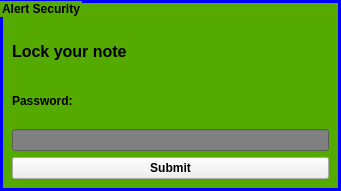
<?xml version="1.0" encoding="UTF-8"?>
<ui version="4.0">
 <class>setpassword</class>
 <widget class="QGroupBox" name="setpassword">
  <property name="geometry">
   <rect>
    <x>0</x>
    <y>0</y>
    <width>341</width>
    <height>191</height>
   </rect>
  </property>
  <property name="windowTitle">
   <string>GroupBox</string>
  </property>
  <widget class="QGroupBox" name="groupBox">
   <property name="geometry">
    <rect>
     <x>0</x>
     <y>0</y>
     <width>341</width>
     <height>191</height>
    </rect>
   </property>
   <property name="font">
    <font>
     <bold>true</bold>
    </font>
   </property>
   <property name="styleSheet">
    <string notr="true">#groupBox{
	border: 3px solid blue;
	background-color: rgb(85, 170, 0);
}</string>
   </property>
   <property name="title">
    <string>Alert Security</string>
   </property>
   <layout class="QVBoxLayout" name="verticalLayout">
    <item>
     <widget class="QLabel" name="label">
      <property name="sizePolicy">
       <sizepolicy hsizetype="Preferred" vsizetype="Preferred">
        <horstretch>0</horstretch>
        <verstretch>0</verstretch>
       </sizepolicy>
      </property>
      <property name="font">
       <font>
        <pointsize>12</pointsize>
        <bold>true</bold>
       </font>
      </property>
      <property name="styleSheet">
       <string notr="true">#label{
background-color: rgb(85, 170, 0);
}</string>
      </property>
      <property name="text">
       <string>Lock your note</string>
      </property>
     </widget>
    </item>
    <item>
     <widget class="QLabel" name="label_2">
      <property name="font">
       <font>
        <bold>true</bold>
       </font>
      </property>
      <property name="styleSheet">
       <string notr="true">#label_2{
background-color: rgb(85, 170, 0);
}</string>
      </property>
      <property name="text">
       <string>Password:</string>
      </property>
     </widget>
    </item>
    <item>
     <widget class="QLineEdit" name="password">
      <property name="styleSheet">
       <string notr="true">#password{
	background-color: gray;
}</string>
      </property>
     </widget>
    </item>
    <item>
     <widget class="QPushButton" name="submitButton">
      <property name="font">
       <font>
        <bold>true</bold>
       </font>
      </property>
      <property name="styleSheet">
       <string notr="true">#submitButton:hover{
	background-color: pink;
}</string>
      </property>
      <property name="text">
       <string>Submit</string>
      </property>
     </widget>
    </item>
   </layout>
  </widget>
 </widget>
 <resources/>
 <connections/>
</ui>
